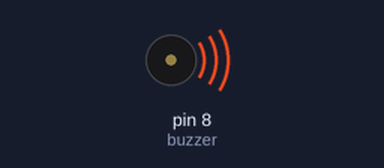
The sketch below on a simulated Arduino Uno, built with avr-gcc and run on an emulated ATmega328P. Shown: buzzer (waves = sounding).

Above: at 0.1 s.
At 0.6 s:
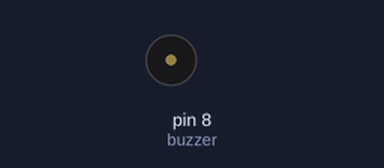
Timing chart, 0 to 2.1 s (numbered marks = the images above):
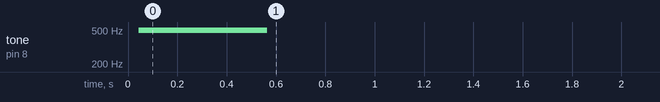

The sketch:

Buzzer.ino
```cpp
// Connect your buzz signal pin to digital pin 8
int buzzer=8;
int flag=0;
void setup()
{
  pinMode(buzzer,OUTPUT);
}

void loop()
{
  int i;
  if ( flag== 0){
    for(i=0;i<255;i++) // output sound of one frequency
    {
      digitalWrite(buzzer,HIGH);// Buzz sound
      delay(1);//delay 1ms
      digitalWrite(buzzer,LOW);// silent
      delay(1);//delay 1ms
    }
    flag=1;
    digitalWrite(buzzer,LOW);// silent
  }
}
```

Measured:
- by itself, tone on pin 8 (buzzer): silent → 496 Hz at 0.04 s, → silent 0.52 s later
